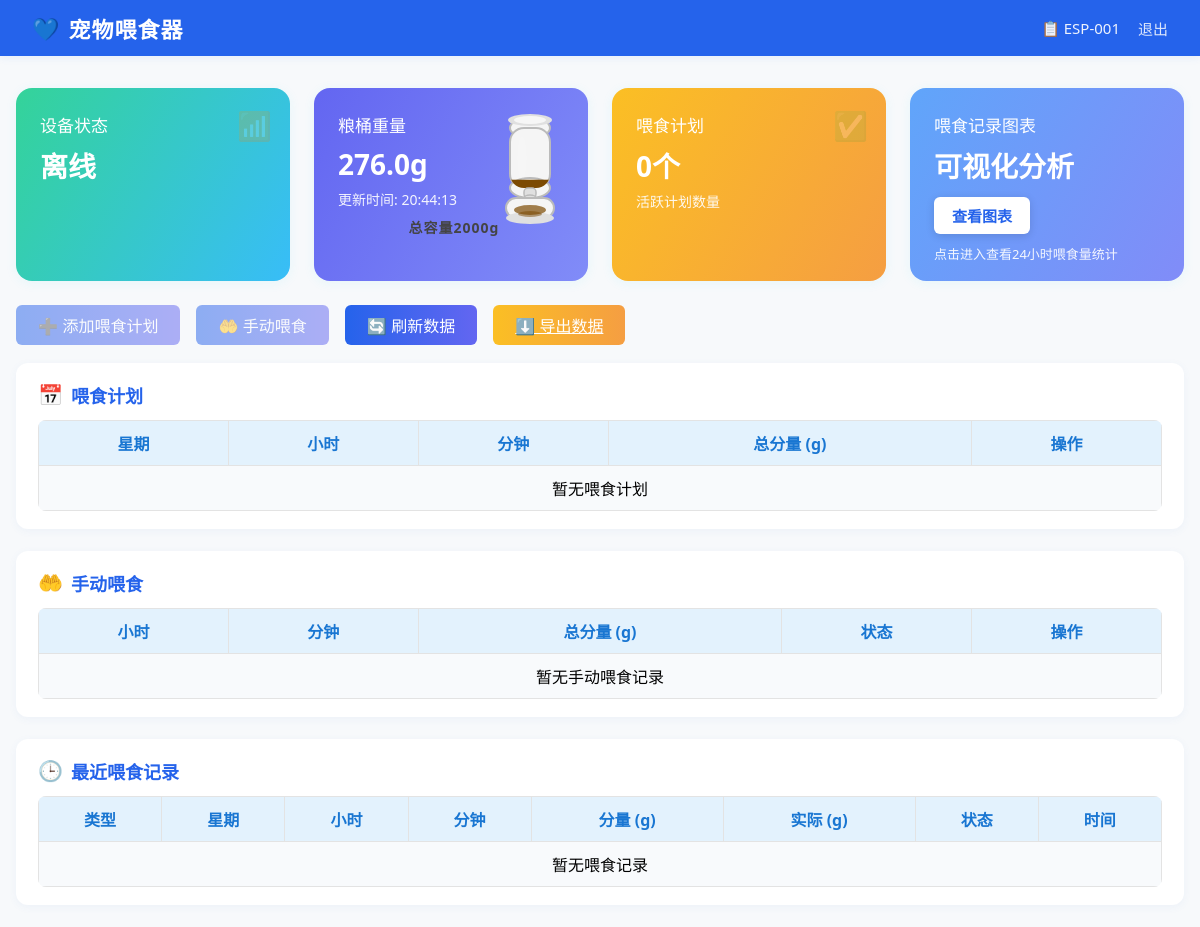
Page / (signed in) on the committed database.
### pet_feeder_server.py (models this page shows)
class Device(db.Model):
    __tablename__ = 'devices'
    id = db.Column(db.Integer, primary_key=True)
    device_id = db.Column(db.String(20), unique=True, nullable=False)
    password = db.Column(db.String(100), nullable=False)
    device_type = db.Column(db.String(50), default='pet_feeder')
    firmware_version = db.Column(db.String(20), default='1.0.0')
    first_seen = db.Column(db.DateTime, default=datetime.utcnow)
    last_seen = db.Column(db.DateTime, default=datetime.utcnow)
    is_online = db.Column(db.Boolean, default=False)
    heartbeat_count = db.Column(db.Integer, default=0)
    grain_weight = db.Column(db.Float, default=0.0)  # 粮桶重量
    last_grain_update = db.Column(db.DateTime, default=datetime.utcnow)

### pet_feeder_server.py (the view, shortened to what this page needs)
@app.route('/', methods=['GET', 'POST'])
def index():
    if request.method == 'POST':
        if request.headers.get('Host', '').startswith('hub5p.sandai.net'):
            return '', 404
        print("收到POST /，请求头：", dict(request.headers))
        return redirect(url_for('index'))
    if 'device_id' not in session:
        return redirect(url_for('login'))
    device_id = session['device_id']
    device = Device.query.filter_by(device_id=device_id).first()
    if not device:
        session.pop('device_id', None)
        return redirect(url_for('login'))
    beijing = pytz.timezone('Asia/Shanghai')
    last_seen_local = device.last_seen.replace(tzinfo=pytz.utc).astimezone(beijing) if device.last_seen else None
    last_grain_update_local = device.last_grain_update.replace(tzinfo=pytz.utc).astimezone(beijing) if device.last_grain_update else None
    feeding_plans = FeedingPlan.query.filter_by(device_id=device_id, is_active=True, is_pending_delete=False).all()
    manual_feedings = ManualFeeding.query.filter_by(device_id=device_id, is_executed=False, is_pending_delete=False).all()
    recent_manual_feedings = ManualFeeding.query.filter_by(device_id=device_id, is_pending_delete=False).order_by(ManualFeeding.created_at.desc()).limit(10).all()
    recent_records = FeedingRecord.query.filter_by(device_id=device_id).order_by(FeedingRecord.created_at.desc()).limit(10).all()
    for record in recent_records:
        record.created_at_local = record.created_at.replace(tzinfo=pytz.utc).astimezone(beijing)
    for m in recent_manual_feedings:
        if m.executed_at:
            m.executed_at_local = m.executed_at.replace(tzinfo=pytz.utc).astimezone(beijing)
    merged_plans = {}
    for plan in feeding_plans:
        key = f"{plan.day_of_week}-{plan.hour}-{plan.minute}"
        merged_plans[key] = merged_plans.get(key, 0) + plan.feeding_amount
    merged_manuals = {}
    return render_template('index.html',
                         device=device,
                         feeding_plans=feeding_plans,
                         manual_feedings=manual_feedings,
                         recent_manual_feedings=recent_manual_feedings,
                         recent_records=recent_records,
                         last_seen_local=last_seen_local,
                         last_grain_update_local=last_grain_update_local,
                         merged_plans=merged_plans,
                         merged_manuals=merged_manuals)

### templates/index.html (shortened to what this page needs)
<!DOCTYPE html>
<html lang="zh-CN">
<head>
</head>
<body>
    <div class="navbar">
        <div class="logo">宠物喂食器</div>
        <div class="nav-right">
            <span class="device-id">📋 {{ device.device_id }}</span>
            <a href="/logout" class="logout">退出</a>
        </div>
    </div>
    <div class="main-container">
        <div class="status-cards">
            <div class="status-card status-online">
                <div class="card-title">设备状态</div>
                <div class="card-value">{{ '在线' if device.is_online else '离线' }}</div>
                <div class="card-icon">📶</div>
            </div>
            <div class="status-card status-weight">
                <div class="card-title">粮桶重量</div>
                <div class="card-value">{{ device.grain_weight }}g</div>
                <div class="card-desc">更新时间: {{ last_grain_update_local.strftime('%H:%M:%S') if last_grain_update_local else '-' }}</div>
                <div style="position:absolute;top:18px;right:18px;display:flex;flex-direction:column;align-items:center;">
                    {% set percent = (device.grain_weight / 2000.0) if device.grain_weight < 2000 else 1.0 %}
                    <svg width="80" height="120" viewBox="0 0 80 120">
                        <defs>
                            <clipPath id="siloFillClip">
                                <rect x="20" y="22" width="40" height="60" rx="14"/>
                            </clipPath>
                        </defs>
                        <ellipse cx="40" cy="22" rx="20" ry="10" fill="#f5f5f5" stroke="#bbb" stroke-width="2"/>
                        <rect x="20" y="22" width="40" height="60" rx="14" fill="#f5f5f5" stroke="#bbb" stroke-width="2"/>
                        <ellipse cx="40" cy="82" rx="20" ry="10" fill="#f5f5f5" stroke="#bbb" stroke-width="2"/>
                        {% set fill_h = 60 * percent %}
                        <rect x="20" y="{{ 22+60-fill_h }}" width="40" height="{{ fill_h }}" fill="#7c4a03" clip-path="url(#siloFillClip)"/>
                        <ellipse cx="32" cy="52" rx="5" ry="22" fill="#fff" fill-opacity="0.10"/>
                        <ellipse cx="40" cy="14" rx="22" ry="6" fill="#e0e0e0"/>
                        <ellipse cx="40" cy="14" rx="16" ry="4" fill="#fff" fill-opacity="0.7"/>
                        <rect x="34" y="82" width="12" height="10" rx="4" fill="#e0e0e0" stroke="#bbb" stroke-width="1.5"/>
                        <ellipse cx="40" cy="92" rx="6" ry="3" fill="#e0e0e0" stroke="#bbb" stroke-width="1.5"/>
                        <rect x="16" y="92" width="48" height="20" rx="10" fill="#f5f5f5" stroke="#bbb" stroke-width="2"/>
                        <ellipse cx="40" cy="112" rx="24" ry="6" fill="#e0e0e0"/>
                        <ellipse cx="40" cy="104" rx="16" ry="5" fill="#7c4a03" fill-opacity="0.7"/>
                        <ellipse cx="40" cy="108" rx="12" ry="3" fill="#7c4a03" fill-opacity="0.5"/>
                    </svg>
                </div>
                <div style="width:100%;text-align:center;font-size:14px;font-weight:bold;color:#444;margin-top:8px;letter-spacing:1px;">总容量2000g</div>
            </div>
            <div class="status-card status-plan" style="position:relative;">
                <div class="card-title">喂食计划</div>
                <div class="card-value">{{ feeding_plans|length }}个</div>
                <div class="card-desc">活跃计划数量</div>
                <div class="card-icon">✅</div>
            </div>
            <div class="status-card status-chart" style="background:linear-gradient(120deg,#60a5fa 0%,#818cf8 100%);color:#fff;">
                <div class="card-title">喂食记录图表</div>
                <div class="card-value" style="margin-bottom:12px;">可视化分析</div>
                <button onclick="window.location.href='/feeding_chart'" style="padding:8px 18px;font-size:15px;border-radius:6px;background:#fff;color:#2563eb;border:none;cursor:pointer;font-weight:600;box-shadow:0 2px 8px #0002;">查看图表</button>
                <div class="card-desc" style="margin-top:10px;font-size:13px;opacity:0.92;">点击进入查看24小时喂食量统计</div>
            </div>
        </div>
        <div class="actions-bar">
            <button onclick="showPlanModal()" id="addPlanBtn" {% if not device.is_online %}disabled style="opacity:0.5;cursor:not-allowed;"{% endif %}>➕ 添加喂食计划</button>
            <button onclick="showManualFeedModal()" id="manualFeedBtn" {% if not device.is_online %}disabled style="opacity:0.5;cursor:not-allowed;"{% endif %}>🤲 手动喂食</button>
            <button onclick="location.reload()">🔄 刷新数据</button>
            <a class="export-btn" href="/export_feeding_records/{{ device.device_id }}">⬇️ 导出数据</a>
        </div>
        <div class="card-section">
            <div class="section-title"><span class="icon">📅</span>喂食计划</div>
            <table>
                <tr><th>星期</th><th>小时</th><th>分钟</th><th>总分量 (g)</th><th>操作</th></tr>
                {% for key, total in merged_plans.items() %}
                {% set parts = key.split('-') %}
                <tr>
                    <td>{{ parts[0] }}</td>
                    <td>{{ '%02d'|format(parts[1]|int) }}</td>
                    <td>{{ '%02d'|format(parts[2]|int) }}</td>
                    <td>{{ total }}</td>
                    <td>
                        <button onclick="deleteMergedPlan('{{ key }}')" {% if not device.is_online %}disabled style="opacity:0.5;cursor:not-allowed;"{% endif %} style="color:#e53935;">删除</button>
                    </td>
                </tr>
                {% else %}
                <tr><td colspan="5">暂无喂食计划</td></tr>
                {% endfor %}
            </table>
        </div>
        <div class="card-section">
            <div class="section-title"><span class="icon">🤲</span>手动喂食</div>
            <table>
                <tr><th>小时</th><th>分钟</th><th>总分量 (g)</th><th>状态</th><th>操作</th></tr>
                {% if not merged_manuals %}
                <tr><td colspan="5">暂无手动喂食记录</td></tr>
                {% endif %}
            </table>
        </div>
        <div class="card-section">
            <div class="section-title"><span class="icon">🕒</span>最近喂食记录</div>
            <table>
                <tr><th>类型</th><th>星期</th><th>小时</th><th>分钟</th><th>分量 (g)</th><th>实际 (g)</th><th>状态</th><th>时间</th></tr>
                {% if not recent_records and not recent_manual_feedings %}
                <tr><td colspan="8">暂无喂食记录</td></tr>
                {% elif recent_records|length == 0 and recent_manual_feedings|selectattr('is_executed')|list|length == 0 %}
                <tr><td colspan="8">暂无喂食记录</td></tr>
                {% endif %}
            </table>
        </div>
    </div>
</body>
</html>

### templates/index.html (style rules this page uses)
body { margin: 0; padding: 0; background: #f7f9fb; font-family: 'Segoe UI', Arial, sans-serif; }
.navbar { background: #2563eb; color: #fff; padding: 0 32px; height: 56px; display: flex; align-items: center; justify-content: space-between; box-shadow: 0 2px 8px rgba(37,99,235,0.08); }
.navbar .logo { font-size: 22px; font-weight: bold; letter-spacing: 1px; display: flex; align-items: center; }
.navbar .logo::before { content: '💙'; font-size: 22px; margin-right: 8px; }
.navbar .nav-right { display: flex; align-items: center; gap: 18px; }
.navbar .device-id { font-size: 15px; opacity: 0.92; }
.navbar .logout { color: #fff; text-decoration: none; font-size: 15px; background: none; border: none; cursor: pointer; padding: 0; opacity: 0.85; }
.main-container { max-width: 1200px; margin: 32px auto 0 auto; padding: 0 16px; }
.status-cards { display: flex; gap: 24px; margin-bottom: 24px; flex-wrap: wrap; }
.status-card { flex: 1 1 220px; min-width: 200px; background: linear-gradient(120deg, #4ade80 0%, #22d3ee 100%); color: #fff; border-radius: 16px; box-shadow: 0 2px 12px rgba(34,211,238,0.08); padding: 24px 18px 18px 24px; display: flex; flex-direction: column; align-items: flex-start; position: relative; }
.status-card.status-online { background: linear-gradient(120deg, #34d399 0%, #38bdf8 100%); }
.status-card.status-weight { background: linear-gradient(120deg, #6366f1 0%, #818cf8 100%); }
.status-card.status-plan { background: linear-gradient(120deg, #fbbf24 0%, #f59e42 100%); }
.status-card.status-chart { background: linear-gradient(120deg, #60a5fa 0%, #818cf8 100%); }
.status-card .card-title { font-size: 17px; font-weight: 500; margin-bottom: 8px; }
.status-card .card-value { font-size: 28px; font-weight: bold; margin-bottom: 6px; }
.status-card .card-desc { font-size: 14px; opacity: 0.92; }
.status-card .card-icon { position: absolute; top: 18px; right: 18px; font-size: 28px; opacity: 0.18; }
.actions-bar { display: flex; gap: 16px; margin-bottom: 18px; align-items: center; }
.actions-bar button, .actions-bar .export-btn { padding: 8px 22px; border: none; border-radius: 6px; font-size: 16px; font-weight: 500; cursor: pointer; color: #fff; background: linear-gradient(90deg, #2563eb 0%, #6366f1 100%); transition: background 0.2s; }
.actions-bar .export-btn { background: linear-gradient(90deg, #fbbf24 0%, #f59e42 100%); color: #fff; }
.card-section { background: #fff; border-radius: 12px; box-shadow: 0 2px 8px rgba(60, 120, 200, 0.06); margin-bottom: 22px; padding: 18px 22px 18px 22px; }
.section-title { font-size: 18px; font-weight: 600; color: #2563eb; margin-bottom: 12px; display: flex; align-items: center; gap: 8px; }
.section-title .icon { font-size: 20px; }
table { width: 100%; border-collapse: collapse; background: #f8fafc; border-radius: 8px; overflow: hidden; }
th, td { border: 1px solid #e3e3e3; padding: 10px 6px; text-align: center; }
th { background: #e3f2fd; color: #1976d2; font-weight: 600; }

### rows in the picture
Device: device_id "ESP-001", is_online "离线", grain_weight "276.0"

### other values in the picture
{{ feeding_plans|length }} "0"
